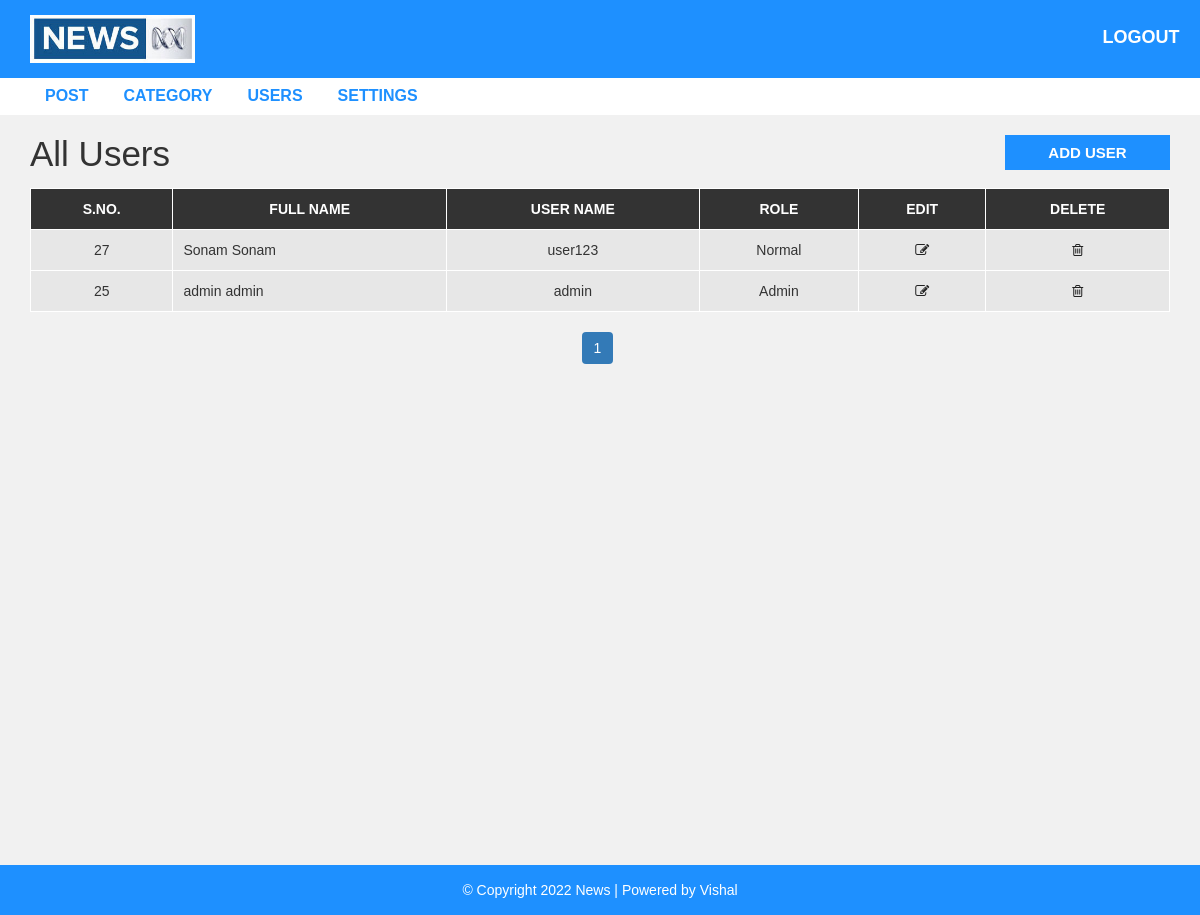
Page /admin/users.php (signed in) on the committed database.
### tables this page shows
CREATE TABLE `user` (
  `user_id` int(10) UNSIGNED NOT NULL,
  `first_name` varchar(30) NOT NULL,
  `last_name` varchar(30) NOT NULL,
  `username` varchar(30) DEFAULT NULL,
  `password` varchar(40) DEFAULT NULL,
  `role` int(11) NOT NULL
);

CREATE TABLE `settings` (
  `id` int(11) NOT NULL,
  `website_name` varchar(100) NOT NULL,
  `logo` varchar(100) NOT NULL,
  `website_footer` varchar(255) NOT NULL
);

### admin/users.php (the view, shortened to what this page needs)
<?php
include "header.php";
include "config.php";
$limit = 3;
if (isset($_GET['page'])) {
    $page = $_GET['page'];
} else {
    $page = 1;
}
$offset = ($page - 1) * $limit;
$sql = "SELECT * FROM user ORDER BY user_id DESC LIMIT $offset, $limit ";
$result = mysqli_query($conn, $sql) or die("Query Error");
?>
<div id="admin-content">
    <div class="container">
        <div class="row">
            <div class="col-md-10">
                <h1 class="admin-heading">All Users</h1>
            </div>
            <div class="col-md-2">
                <a class="add-new" href="add-user.php">add user</a>
            </div>
            <div class="col-md-12">
                <table class="content-table">
                    <thead>
                        <th>S.No.</th>
                        <th>Full Name</th>
                        <th>User Name</th>
                        <th>Role</th>
                        <th>Edit</th>
                        <th>Delete</th>
                    </thead>
                    <tbody>
                        <?php if (!is_null($result)) {
                            while ($row = mysqli_fetch_assoc($result)) {
                        ?>
                                <tr>
                                    <td class='id'><?php echo $row['user_id']; ?></td>
                                    <td><?php echo $row['first_name'] . " " . $row['last_name']; ?></td>
                                    <td><?php echo $row['username']; ?></td>
                                    <td><?php if ($row['role'] == 1) {
                                            echo "Admin";
                                        } else {
                                            echo "Normal";
                                        }
                                        ?></td>
                                    <td class='edit'><a href='update-user.php?id=<?php echo $row['user_id'] ?>'><i class='fa fa-edit'></i></a></td>
                                    <td class='delete'><a href='delete-user.php?id=<?php echo $row['user_id'] ?>'><i class='fa fa-trash-o'></i></a></td>
                                </tr>
                    </tbody>
            <?php }
                        } ?>
                </table>
                <?php
                $sql_1 = "SELECT * FROM user";
                $result_1 = mysqli_query($conn, $sql_1) or die("Query Faild");
                if (mysqli_num_rows($result_1) > 0) {
                    $rows = mysqli_num_rows($result_1);
                    $Total_pages = ceil($rows / $limit);
                ?>
                    <ul class="pagination admin-pagination">
                        <?php
                        for ($i = 1; $i <= $Total_pages; $i++) {
                            if ($i == $page) {
                                $active = "active";
                            } else {
                                $active = "";
                            }
                        ?>
                            <li class="<?php echo $active ?>"><a href="users.php?page=<?php echo $i; ?>"><?php echo $i; ?></a></li>
                        <?php
                        } ?>
                    </ul>
                <?php
                } ?>
            </div>
        </div>
    </div>
</div>
<?php include "footer.php"; ?>

### admin/footer.php
<?php
include 'config.php';
$sql = "SELECT website_footer FROM settings";
$result = mysqli_query($conn, $sql) or die("Query Faild");
if(mysqli_num_rows($result) > 0){
    $row = mysqli_fetch_assoc($result);
}
?>
<div id ="footer">
    <div class="container">
        <div class="row">
            <div class="col-md-12">
                <span><?php echo $row['website_footer']  ?></a></span>
            </div>
        </div>
    </div>
</div>
</body>
</html>

### css/style.css (style rules this page uses)
body { background: #f1f1f1; font-family: sans-serif,arial,Helvetica; }
a, a:hover, a:focus { text-decoration: none; outline: none; }
ul { margin:0; padding:0; list-style:none; }
#admin-content { padding: 20px 0; min-height: 750px; }
#admin-content .admin-heading { font-size: 35px; margin: 0 0 15px; }
#admin-content .add-new { color: #fff; background-color: #1E90FF; font-size: 15px; font-weight: 600; text-align: center; text-transform: uppercase; padding: 7px 10px; display: block; transition: all 0.3s; }
#admin-content .content-table { border: 1px solid #000; width: 100%; margin: 0 0 20px; }
#admin-content .content-table thead { color: #fff; background-color: #333; }
#admin-content .content-table th { padding: 10px; border: 1px solid #fff; font-weight: 600; text-align: center; text-transform: uppercase; }
#admin-content .content-table tbody { color: #333; }
#admin-content .content-table tbody tr { background-color: #e7e7e7; }
#admin-content .content-table tbody td { padding: 10px; border: 1px solid #fff; text-align: center; }
#admin-content .content-table tbody td:nth-child(2) { text-align: left; }
#admin-content .admin-pagination { margin: 0; }
#admin-content .admin-pagination li a { display: block; }
.id, .edit, .delete { text-align:center; }
.pagination { display: block; text-align: center; margin: 0; }
.pagination li { display:inline-block; margin: 0 5px 0 0; }
.pagination li a { border: none; background: #1e90ff; color: #fff; }
i.fa { color:#222; }
#footer { color: #fff; padding:15px 0; text-align:center; background-color:#1e90ff; }

### rows in the picture
user: user_id "27", first_name "Sonam", last_name "Sonam", username "user123", role "Normal"
user: user_id "25", first_name "admin", last_name "admin", username "admin", role "Admin"
settings: website_footer "© Copyright 2022 News | Powered by Vishal"
